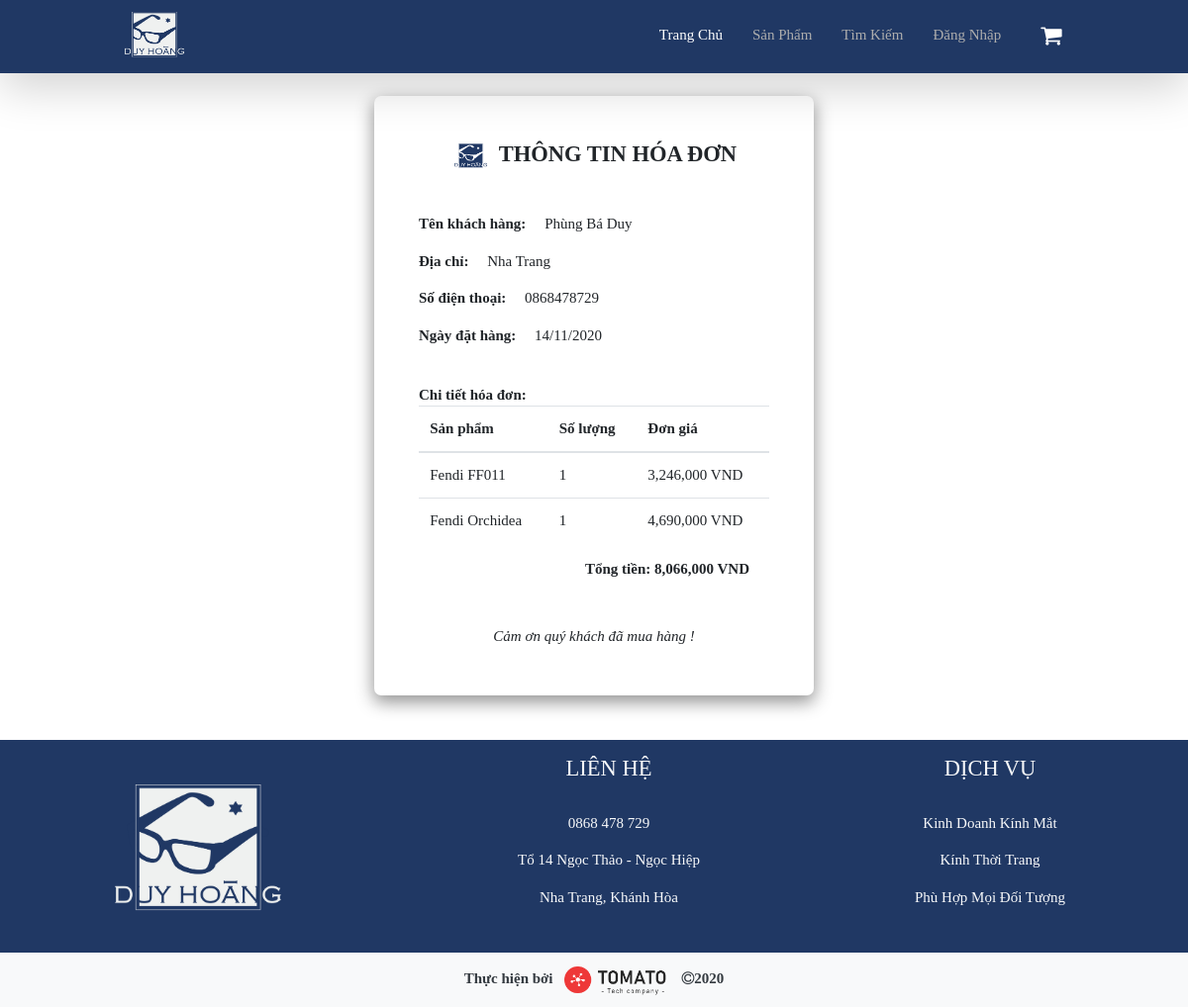
Page /bill_detail.php?id=28 on the earlier database version.
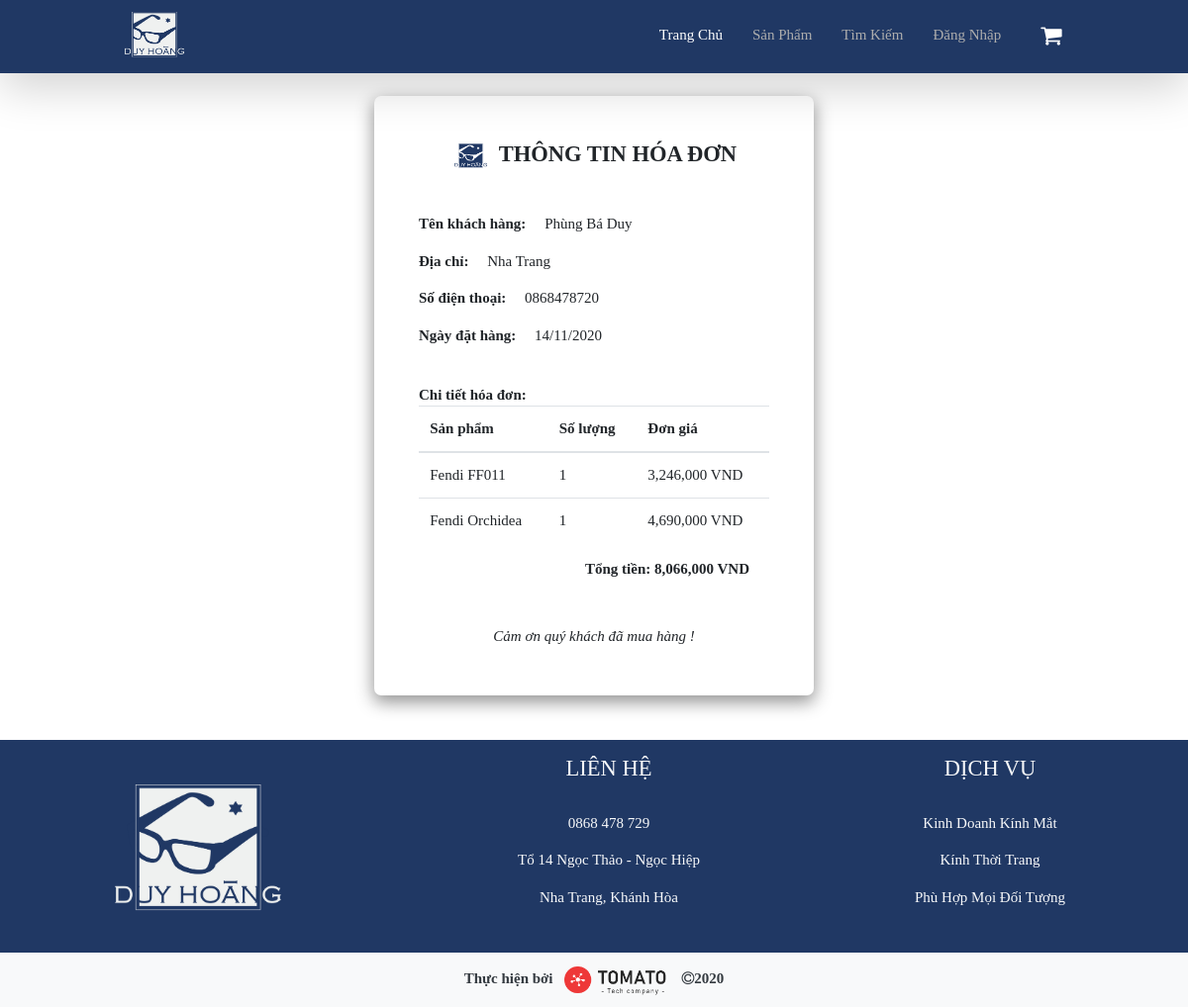
Same page on the later database version.
### tables this page shows
CREATE TABLE `bills` (
  `id` int(10) UNSIGNED NOT NULL,
  `id_customer` int(11) DEFAULT NULL,
  `date_order` date DEFAULT NULL,
  `total` float DEFAULT NULL,
  `status` bit(1) DEFAULT b'0'
);

CREATE TABLE `account` (
  `id` int(11) NOT NULL,
  `name` varchar(50) DEFAULT NULL,
  `username` varchar(50) DEFAULT NULL,
  `password` varchar(50) DEFAULT NULL,
  `admin` bit(1) DEFAULT NULL,
  `phone` varchar(20) DEFAULT NULL,
  `address` varchar(255) DEFAULT NULL,
  `image` varchar(50) DEFAULT 'avatar.png'
);

CREATE TABLE `bill_detail` (
  `id` int(10) UNSIGNED NOT NULL,
  `id_bill` int(10) NOT NULL,
  `id_glasses` int(10) NOT NULL,
  `quantity` int(11) DEFAULT 1,
  `normal_price` double NOT NULL
);

CREATE TABLE `glasses` (
  `id` int(11) NOT NULL,
  `name` varchar(100) DEFAULT NULL,
  `id_brand` int(11) DEFAULT NULL,
  `image` varchar(100) DEFAULT NULL,
  `normal_price` int(11) DEFAULT NULL,
  `sale_price` int(20) DEFAULT NULL,
  `rating` smallint(11) DEFAULT 4,
  `new` bit(1) DEFAULT NULL
);

### bill_detail.php (the view, shortened to what this page needs)
<!doctype html>
<html lang="en">
    <head>
        <link rel="stylesheet" href="https://stackpath.bootstrapcdn.com/bootstrap/4.3.1/css/bootstrap.min.css">
        <link rel="stylesheet" href="https://maxcdn.bootstrapcdn.com/font-awesome/4.7.0/css/font-awesome.min.css">
        <link href="https://cdn.jsdelivr.net/gh/hung1001/font-awesome-pro@8af0edd/css/all.css" rel="stylesheet" type="text/css" />
        <link rel="stylesheet" href="style.css">
      </head>
  <body>
  <?php
    require_once('db_config/db_connect.php');
    if(isset($_GET['id']))
        $id_bill = $_GET['id'];
    $sql_bill = 'Select *
                from bills join account
                    on bills.id_customer = account.id
                where bills.id = '.$id_bill;
    $result_bill = mysqli_query($conn,$sql_bill);
    $bill = mysqli_fetch_array($result_bill);
    $sql_detail = 'Select * from bill_detail join bills
            on bill_detail.id_bill = bills.id
            join glasses on bill_detail.id_glasses = glasses.id
            where id_bill = '.$id_bill;
    $result_detail = mysqli_query($conn,$sql_detail);
?>
    <?php
        include('header.php');
    ?>
<div class="container mt-4">
    <div class="bill_detail p-5">
        <h4 class="text-center pb-3 font-weight-bold"><img src="img/logo.png" height="25px" class="mr-1"> THÔNG TIN HÓA ĐƠN</h4>
        <br>
        <?php
            echo '
            <p><b>Tên khách hàng: &emsp;</b>'.$bill['name'].'</p>
            <p><b>Địa chỉ: &emsp;</b>'.$bill['address'].'</p>
            <p><b>Số điện thoại: &emsp;</b>'.$bill['phone'].'</p>
            <p><b>Ngày đặt hàng: &emsp;</b>'.date('d/m/Y',strtotime($bill['date_order'])).'</p>
            <br>
            <b>Chi tiết hóa đơn:</b>
            <table class="table">
            <thead>
                <tr>
                    <th>Sản phẩm</th>
                    <th>Số lượng</th>
                    <th>Đơn giá</th>
                </tr>
            </thead>
            <tbody>';
            while($row = mysqli_fetch_array($result_detail))
            {
                echo '
                <tr>
                    <td>'.$row['name'].'</td>
                    <td>'.$row['quantity'].'</td>';
                    if(!empty($row['sale_price']))
                        echo '<td>'.number_format($row['sale_price']).' VND</td>';
                    else echo '<td>'.number_format($row['normal_price']).' VND</td>';
                    echo'
                </tr>';
            }
            echo '</tbody>
        </table>
            <p><b class="text-right">Tổng tiền: '.number_format($bill['total']).' VND </b></p>';
        ?>
        <br><br><br>
        <p class="text-center mb-1"><i>Cảm ơn quý khách đã mua hàng !</i></p>
    </div>
    </div>
    <?php include('footer.php') ?>
  </body>
</html>

### header.php (shortened to what this page needs)
<?php
    $count = 0;
?>
<nav class="navbar navbar-expand-sm  sticky-top shadow-lg" id="navbar">
        <a class="navbar-brand" href="index.php">
            <img height="50px" src="./img/logo2.png" id="logo">
        </a>
        <div class="collapse navbar-collapse menu" id="navbar_res">
            <ul class="navbar-nav ml-auto">
                <li class="nav-item">
                    <a class="nav-link active" id="navlink" href="index.php">Trang Chủ</a>
                </li>
                <li class="nav-item">
                    <a class="nav-link" id="navlink" href="brand.php?id=7&pg=1">Sản Phẩm</a>
                </li>
                <li class="nav-item">
                    <a class="nav-link" id="navlink" href="search.php">Tìm Kiếm</a>
                </li>
                <?php
                    if(isset($_SESSION['name']))
                    echo '
                    <li class="nav-item">
                        <a class="nav-link" id="navlink" href="logout.php">Đăng Xuất</a>
                    </li>
                    <li class="nav-item">
                        <a class="nav-link" id="navlink" href="cart.php"><i class="fa fa-shopping-cart cart"></i>
                        <span class="badge badge-pill badge-danger" id="cart_count">'.$count.'</span>
                        </a>
                    </li>
                    <li class="nav-item">
                        <a class="nav-link active" id="navlink" href="account.php">'.$_SESSION['name'].'<img class="ml-2 avt" height="30px" src="img/'.$_SESSION['img'].'"></a>
                    </li>
                    ';
                    else echo '
                    <li class="nav-item">
                        <a class="nav-link" id="navlink" data-toggle="modal" data-target="#login" href="#login">Đăng Nhập</a>
                    </li>
                    <li class="nav-item">
                        <a class="nav-link" id="navlink" href="cart.php"><i class="fa fa-shopping-cart cart"></i>
                        </a>
                    </li>
                    ';
                ?>
            </ul>
        </div>
    </nav>

### footer.php
<footer>
    <div class="container-fluid mt-5 pt-3 bg-color text-light text-center">
        <div class="row">
           <div class="col-4">
               <img src="./img/logo2.png" id="logo_ft">
           </div>
           <div class="col-4 pl-5">
                <h4>LIÊN HỆ</h4>
                <hr id="hr_ft">
                <P>0868 478 729</P>
                <p>Tổ 14 Ngọc Thảo - Ngọc Hiệp</p>
                <p>Nha Trang, Khánh Hòa</p>
            </div>
            <div class="col-4">
                <h4>DỊCH VỤ</h4>
                <hr id="hr_ft">
                <p>Kinh Doanh Kính Mắt</p>
                <p>Kính Thời Trang</p>
                <p>Phù Hợp Mọi Đối Tượng</p>
            </div>
            <div class="col-12 bg-light text-dark pt-2 pb-2"><b>Thực hiện bởi <img height="40px" src="img/tomato.png" class="ml-2">
                <i class="fa fa-copyright" aria-hidden="true"></i>2020</b>
            </div>
        </div>
    </div>
</footer>

### style.css (style rules this page uses)
:root { --mainColor:#203864; --bgColor:white; }
* { font-family: Bahnschrift Light; font-size: 15px; scroll-behavior: smooth; box-sizing: border-box; }
body { background-color: var(--bgColor); position: relative; }
.navbar { background-color: var(--mainColor); }
nav { padding-left: 10% !important; padding-right: 10% !important; }
.nav-item { margin-left: 15px; }
.nav-link { text-decoration: none; color: #adadad; }
.nav-item a:hover, .cart { color: var(--bgColor) !important; }
.active { color: var(--bgColor) !important; }
#logo_ft { width: 200px; margin: 30px; }
#hr_ft { width: 70%; border-color: var(--mainColor); }
.bg-color { background-color: var(--mainColor); }
.cart { font-size: 23px; margin-left: 10px; color: #adadad; }
.menu li { position: relative; }
.menu a { text-decoration: none; }
.bill_detail { width: 40%; margin: auto; padding: 30px; background-color: white; border-radius: 7px; -webkit-box-shadow: 0px 6px 17px 1px rgba(0,0,0,0.42); -moz-box-shadow: 0px 6px 17px 1px rgba(0,0,0,0.42); box-shadow: 0px 6px 17px 1px rgba(0,0,0,0.42); }
.text-right { text-align: right; float: right; margin-right: 20px; margin-bottom: 30px; }

Differences in the rows shown:
changed bills "Phùng Bá Duy": account.phone "0868478729" → "0868478720"
